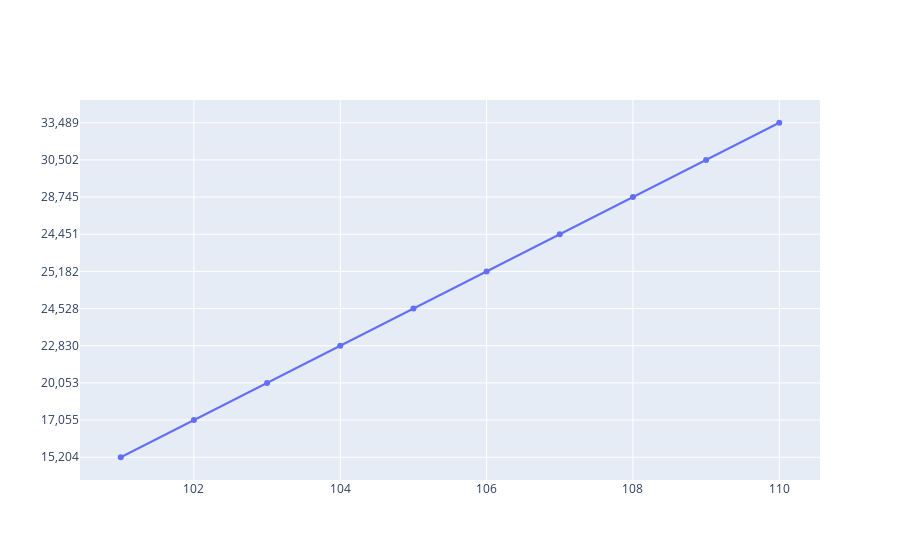

Source (notebook cell):
### Code cell
line=go.Scatter(x=data['Year'], y=data['Total'])
fig=go.Figure(line)
fig.show()

### Figure 1 — Plotly figure (JSON) as saved in the notebook; plotly's stock layout.template omitted (floating-point values rounded to 4 significant figures)
{"data": [{"type": "scatter", "x": [101, 102, 103, 104, 105, 106, 107, 108, 109, 110], "y": ["15,204", "17,055", "20,053", "22,830", "24,528", "25,182", "24,451", "28,745", "30,502", "33,489"]}], "layout": {}}
